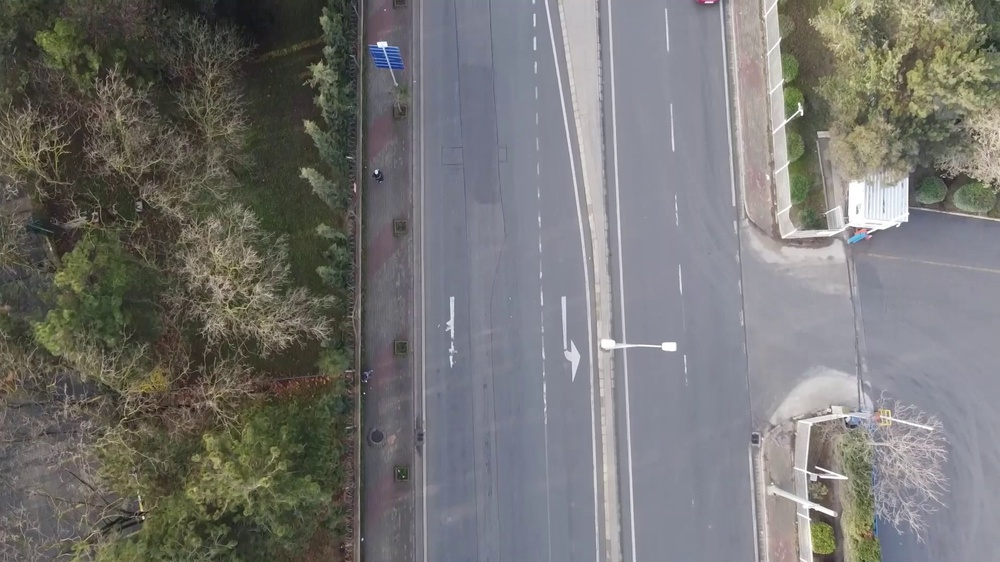
#> input picture frame_000000.jpg, 1000 x 562 px, shrunk from 1920 x 1080 before the run, found by its file name
$ python data_augmentation.py
#> lines starting #> are read from the running program, lines starting #| are printed output that depends on the picture
#> further down, image is the input picture: shape (562, 1000, 3); mean B, G, R 114.2, 116.1, 116.7
import cv2
import numpy as np
import matplotlib.pyplot as plt
from PIL import Image, ImageEnhance
import random


# Görüntüye Gaussian Noise ekleme
def add_noise(image, mean=0, std=25):
    noise = np.random.normal(mean, std, image.shape).astype(np.float32)
    noisy_image = np.clip(image + noise, 0, 255).astype(np.uint8)
    return noisy_image


# Salt-and-pepper gürültüsü ekleme
def salt_and_pepper(image, prob=0.01):
#> called with prob = 0.05
    output = np.copy(image)
    # Salt noise
    salt = np.random.random(image.shape[:2]) < prob
    output[salt] = 255
    # Pepper noise
    pepper = np.random.random(image.shape[:2]) < prob
    output[pepper] = 0
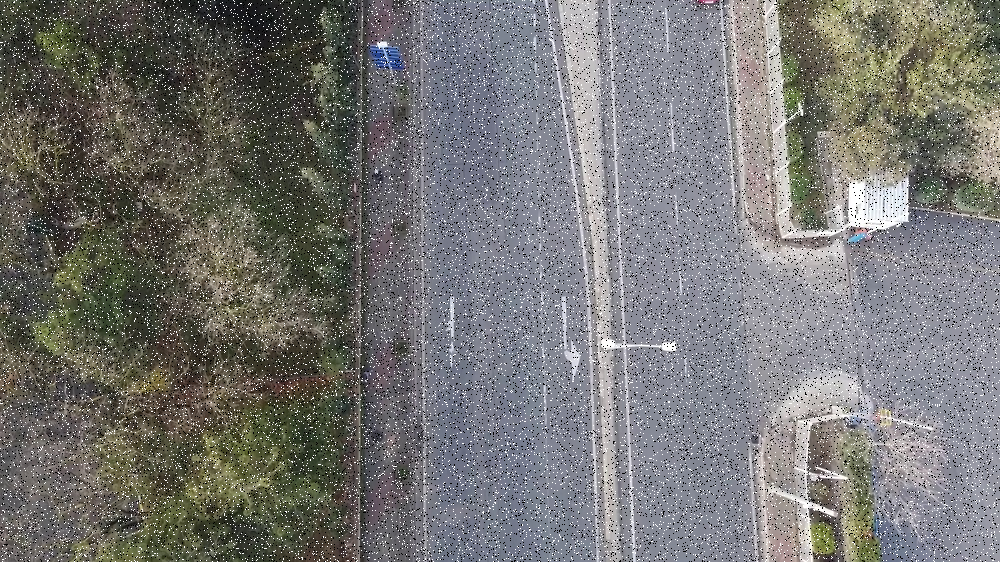
#> output: shape (562, 1000, 3); mean R, G, B 117.6, 117.1, 115.3
    return output


# Gaussian Blur ekleme
def add_blur(image, ksize=15):
#> called with ksize = 5
    blurred_image = cv2.GaussianBlur(image, (ksize, ksize), 0)
    return blurred_image


# Renk değişimi (Hue) ekleme
def change_color(image, hue_shift=50):
#> called with hue_shift = 66
    hsv_image = cv2.cvtColor(image, cv2.COLOR_RGB2HSV)
#> hsv_image: shape (562, 1000, 3); mean H, S, V 73.9, 33.6, 123.9

    # Hue kanalındaki değerlerin 0 ile 179 arasında kalması için mod işlemi
    hsv_image[:, :, 0] = (hsv_image[:, :, 0] + hue_shift) % 180  # Hue'yu değiştir
#> hsv_image: shape (562, 1000, 3); mean H, S, V 67.1, 33.6, 123.9

    # HSV -> RGB dönüşümünü yap
    color_changed_image = cv2.cvtColor(hsv_image, cv2.COLOR_HSV2RGB)
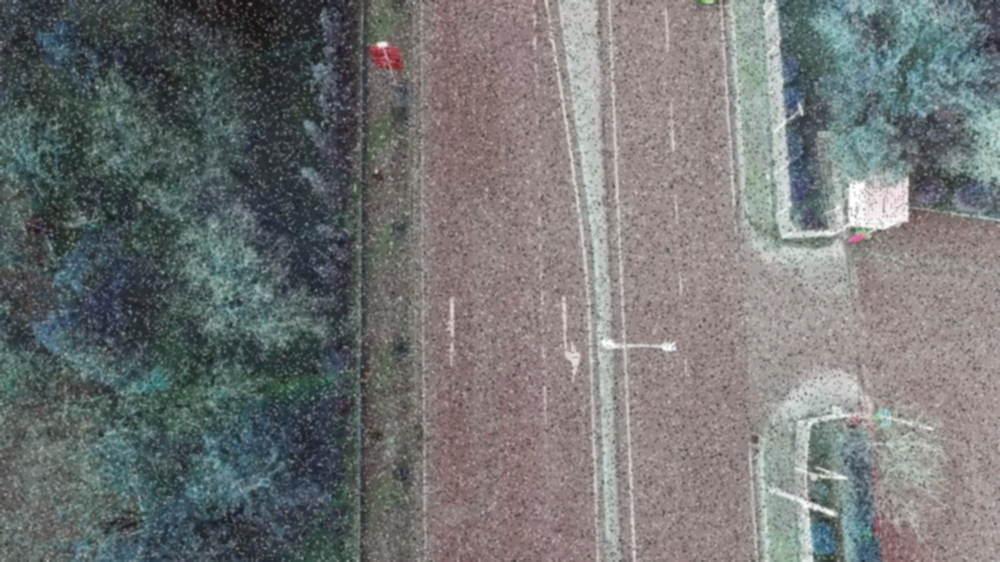
#> color_changed_image: shape (562, 1000, 3); mean R, G, B 115, 116.8, 116.8
    return color_changed_image


# Parlaklık ve kontrast değişimi
def change_brightness_contrast(image, brightness=1.5, contrast=1.5):
#> called with brightness = 1.97, contrast = 1.49
    enhancer_brightness = ImageEnhance.Brightness(Image.fromarray(image))
    enhancer_contrast = ImageEnhance.Contrast(Image.fromarray(image))

    bright_image = enhancer_brightness.enhance(brightness)
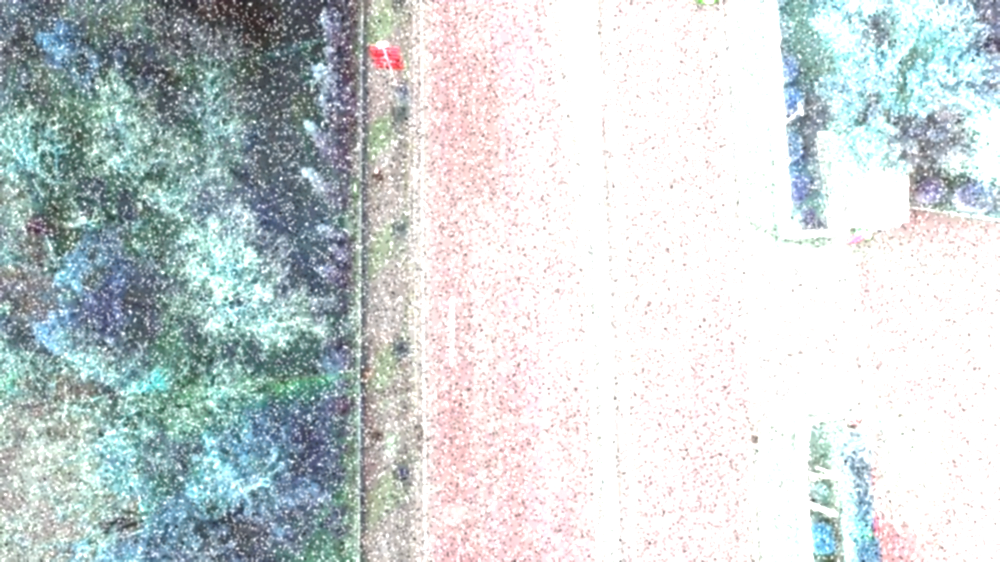
#> bright_image: PIL image 1000x562 RGB; mean R, G, B 202.3, 210.6, 211.9
    contrast_image = enhancer_contrast.enhance(contrast)
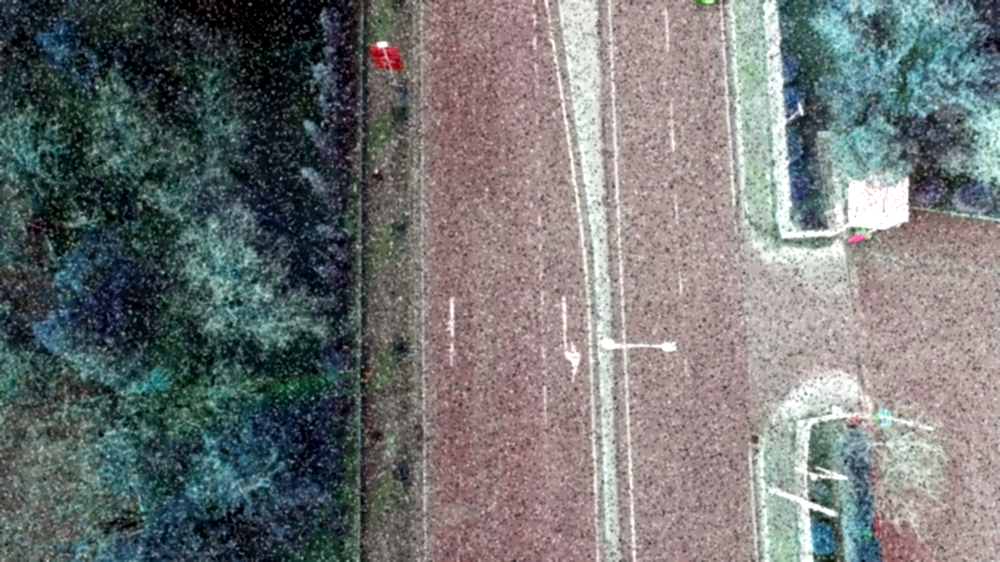
#> contrast_image: PIL image 1000x562 RGB; mean R, G, B 113.9, 116.6, 116.6
    return np.array(contrast_image)


# Tüm işlemleri birleştiren fonksiyon
def augment_image(image):
    # Parametreleri rasgele seç
    noise_type = random.choice(["gaussian", "salt_and_pepper"])  # Gürültü tipi (Salt-and-pepper ya da Gaussian)
    noise_std = random.randint(10, 100)  # Gaussian gürültüsü için standart sapma
    blur_ksize = random.choice([5, 7, 9, 11, 13, 15])  # Bulanıklık için kernel boyutu
    hue_shift = random.randint(0, 128)  # Hue değişimi için random bir kayma
    brightness = round(random.uniform(1.0, 2.0), 2)  # Parlaklık için 1.0 ile 2.0 arasında rastgele bir değer
    contrast = round(random.uniform(1.0, 2.0), 2)  # Kontrast için 1.0 ile 2.0 arasında rastgele bir değer

    # Parazit ekleme
    if noise_type == "gaussian":
        image = add_noise(image, std=noise_std)
    elif noise_type == "salt_and_pepper":
        image = salt_and_pepper(image, prob=0.05)

    # Bulanıklık ekleme
    image = add_blur(image, ksize=blur_ksize)

    # Renk değişimi ekleme
    image = change_color(image, hue_shift=hue_shift)

    # Parlaklık ve kontrast değişimi
    image = change_brightness_contrast(image, brightness=brightness, contrast=contrast)

    return image


# Görüntüyü yükle
image = cv2.imread(
    '../Downloads/2024_TUYZ_Online_Yarisma_Oturumu/2024_TUYZ_Online_Yarisma_Ana_Oturum/frame_000000.jpg')
image = cv2.cvtColor(image, cv2.COLOR_BGR2RGB)

# Veri artırımı işlemi uygulama
augmented_image = augment_image(image)

# Görüntüleri göster
plt.figure(figsize=(10, 5))
plt.subplot(1, 2, 1)
plt.title("Orijinal")
plt.imshow(image)
plt.axis('off')

plt.subplot(1, 2, 2)
plt.title("Augmented Görüntü")
plt.imshow(augmented_image)
plt.axis('off')

plt.show()

$ run again, with frame_000624.jpg copied over frame_000000.jpg
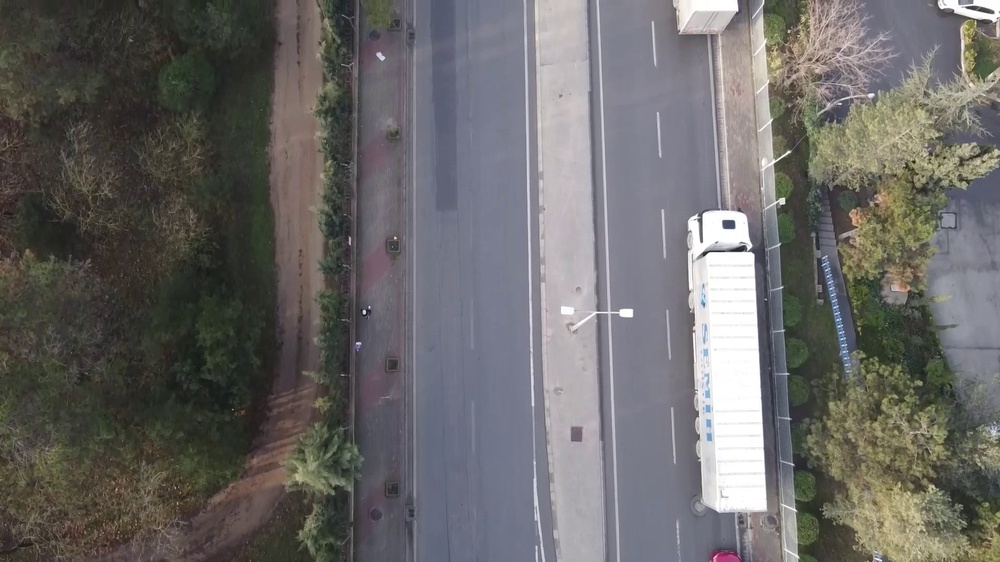
#> input picture frame_000624.jpg, 1000 x 562 px, shrunk from 1920 x 1080 before the run, found by its file name
#> image is the input picture: shape (562, 1000, 3); mean B, G, R 103, 104.3, 106
#> in change_brightness_contrast, `bright_image = enhancer_brightness.enhance(brightness)`:
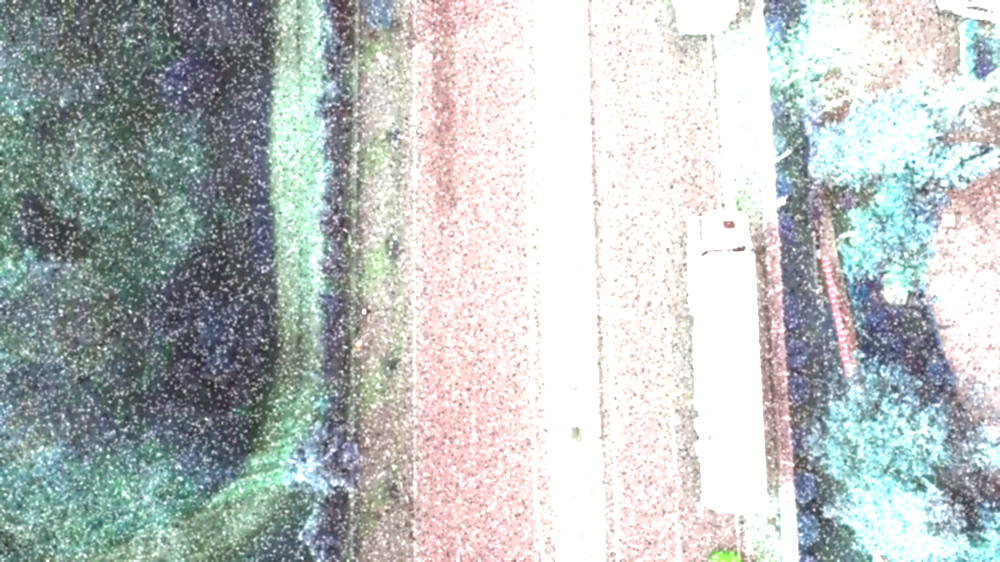
#> bright_image: PIL image 1000x562 RGB; mean R, G, B 186.5, 192.1, 191.5
#> in change_brightness_contrast, `contrast_image = enhancer_contrast.enhance(contrast)`:
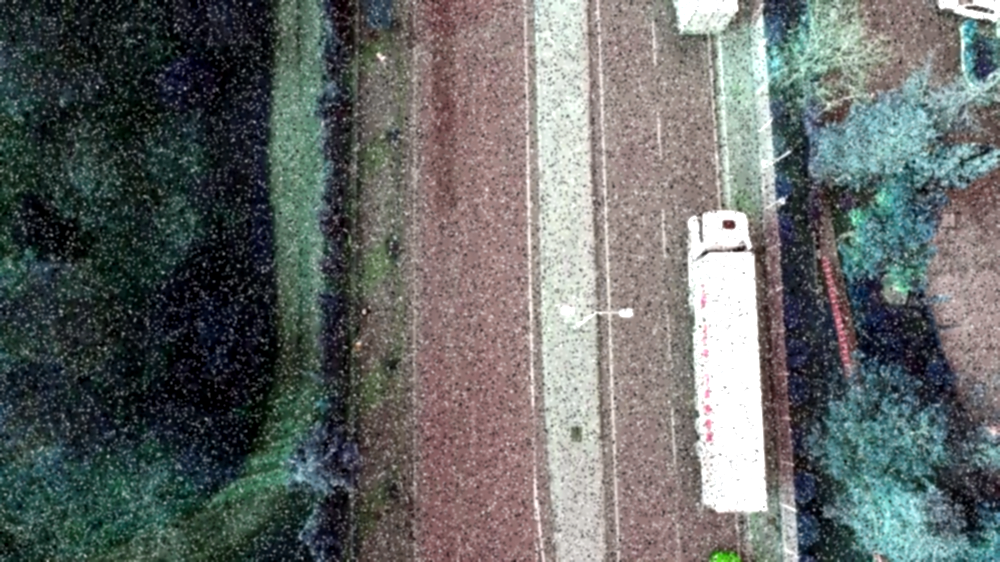
#> contrast_image: PIL image 1000x562 RGB; mean R, G, B 102, 105.9, 104.3

$ run again, with a.jpg copied over frame_000000.jpg
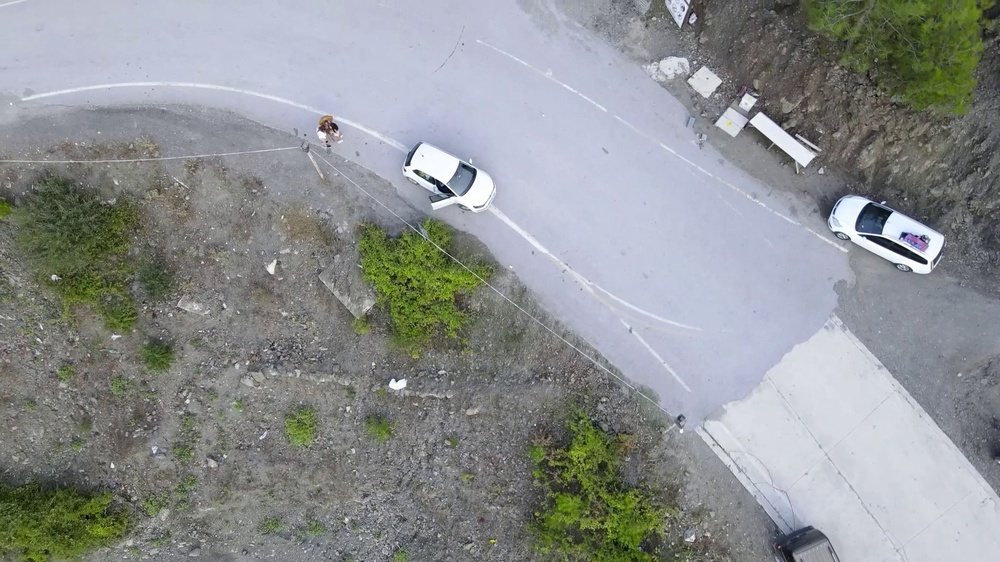
#> input picture a.jpg, 1000 x 562 px, shrunk from 1920 x 1080 before the run, found by its file name
#> image is the input picture: shape (562, 1000, 3); mean B, G, R 145.2, 144.6, 141.1
#> in change_brightness_contrast, `bright_image = enhancer_brightness.enhance(brightness)`:
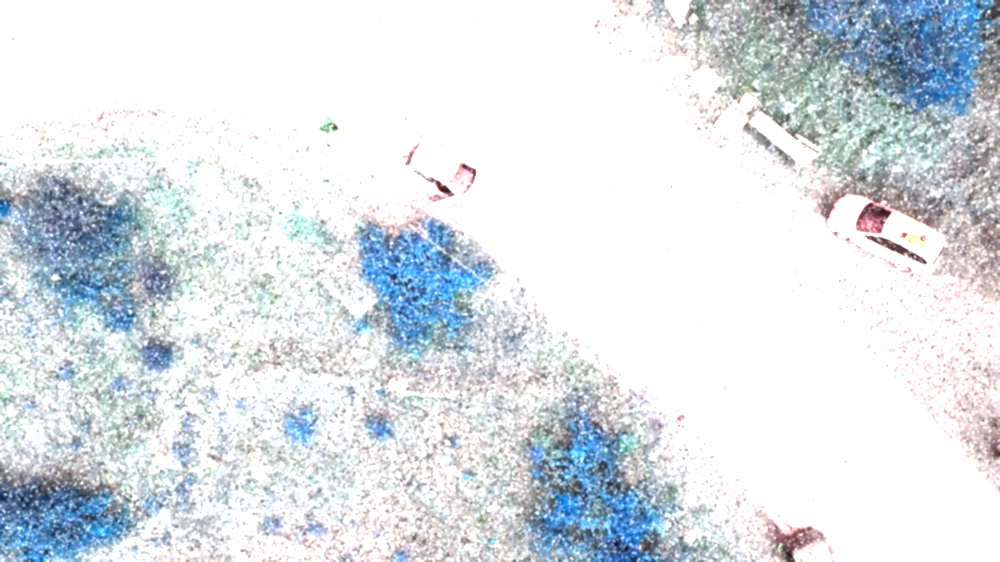
#> bright_image: PIL image 1000x562 RGB; mean R, G, B 220.7, 226.4, 231.4
#> in change_brightness_contrast, `contrast_image = enhancer_contrast.enhance(contrast)`:
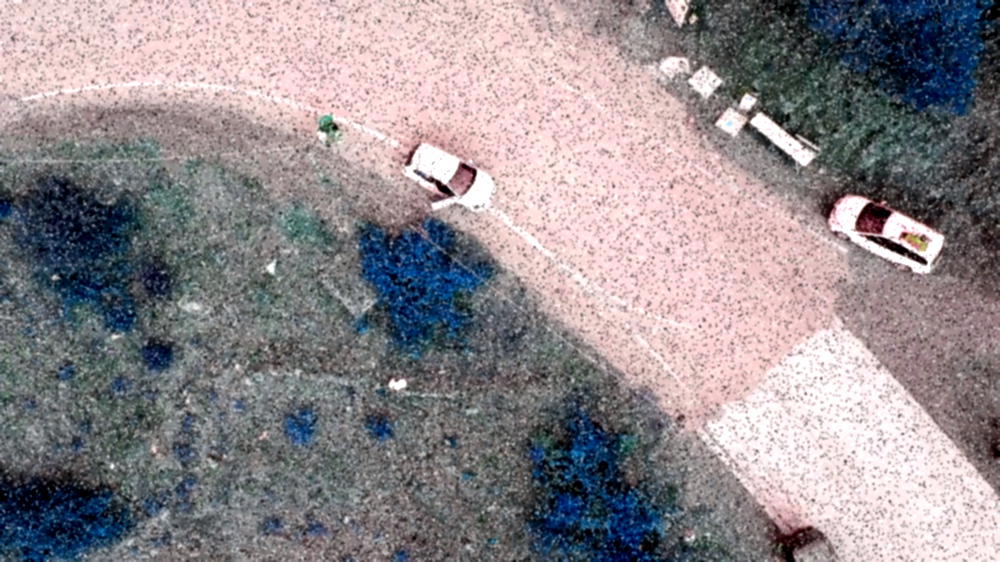
#> contrast_image: PIL image 1000x562 RGB; mean R, G, B 143.9, 136.8, 140.9
